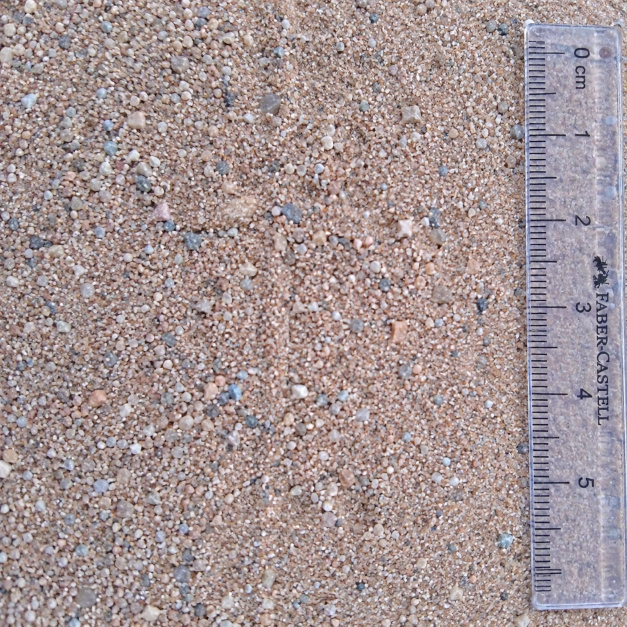
#> input picture Beach_Sand_Grain_Mapping/dataset/real_sand_scaled_01.jpeg, 1254 x 1254 px (shown at 1/2 size)
$ python segment_image.py
#> lines starting #> are read from the running program, lines starting #| are printed output that depends on the picture; after the words box and inside, x2 and y2 are one past the last pixel; in counts of white or black regions, pixels touching at a corner belong together
import cv2
from pathlib import Path

project_folder = Path(__file__).resolve().parent.parent

image_path = project_folder / "dataset" / "real_sand_scaled_01.jpeg"

image = cv2.imread(str(image_path))
#> image is the input picture: shape (1254, 1254, 3); mean B, G, R 148.9, 147.9, 163.9

if image is None:
    print("Error: Image not found!")
else:
    # Remove ruler from processing area
    sand = image[:, :1020]
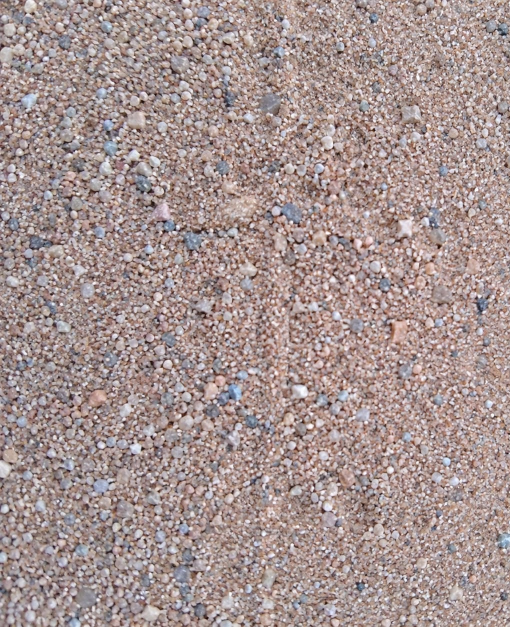
#> sand: shape (1254, 1020, 3) (shown at 1/2 size); mean B, G, R 145.2, 147.1, 165.4

    # Convert to grayscale
    gray = cv2.cvtColor(sand, cv2.COLOR_BGR2GRAY)
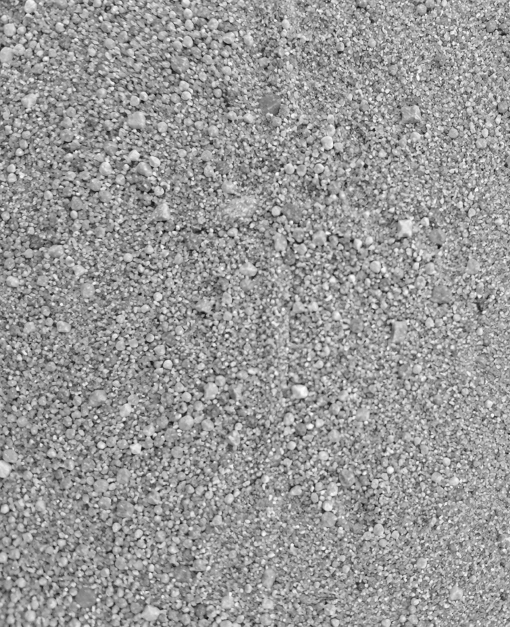
#> gray: shape (1254, 1020) (shown at 1/2 size); min 1, max 255, mean 152.4

    # Reduce noise
    blurred = cv2.GaussianBlur(gray, (5, 5), 0)

    # Apply thresholding
    _, segmented = cv2.threshold(
        blurred, 0, 255,
        cv2.THRESH_BINARY_INV + cv2.THRESH_OTSU
    )
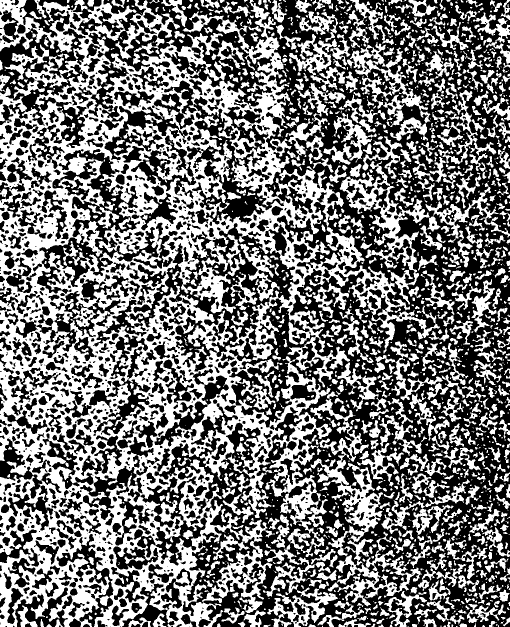
#> segmented: shape (1254, 1020) (shown at 1/2 size); 46.4% white; 1781 white regions (818 under 20 px), largest, box (x1, y1, x2, y2) and area: (0, 0, 880, 1254) 369976, (621, 783, 844, 1213) 17966, (679, 322, 859, 609) 10335

    output_path = project_folder / "results" / "real_sand_scaled_segmented.png"

    cv2.imwrite(str(output_path), segmented)

    print("Sand-only segmentation completed!")
    print("Ruler excluded from processing.")

    cv2.imshow("Sand Only Segmentation", segmented)
    cv2.waitKey(0)
    cv2.destroyAllWindows()

$ run again, with Beach_Sand_Grain_Mapping/dataset/real_sand_01.jpeg copied over Beach_Sand_Grain_Mapping/dataset/real_sand_scaled_01.jpeg
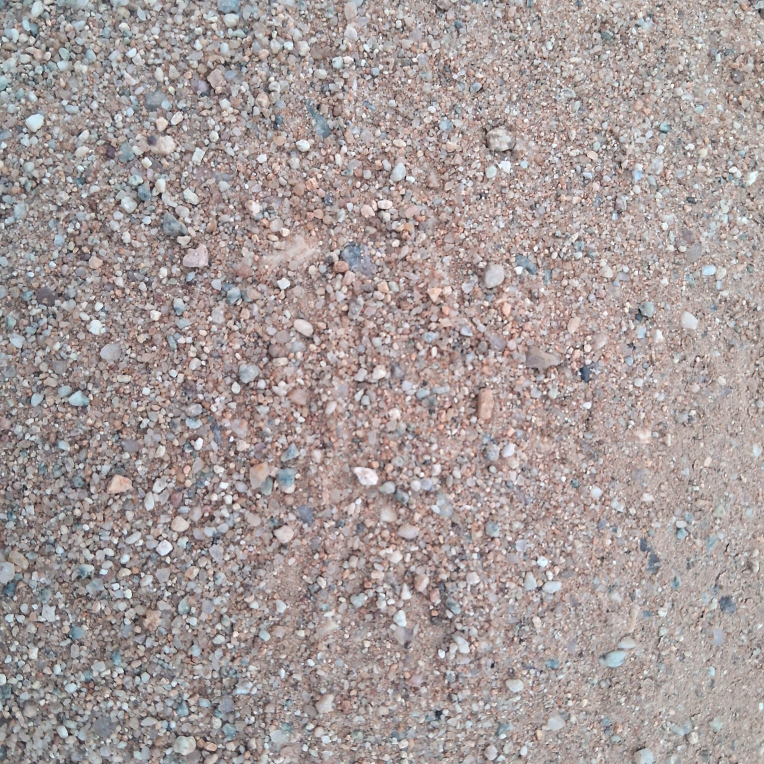
#> input picture Beach_Sand_Grain_Mapping/dataset/real_sand_01.jpeg, 1528 x 1528 px (shown at 1/2 size)
#> image is the input picture: shape (1528, 1528, 3); mean B, G, R 154.6, 155.2, 165.9
#> `gray = cv2.cvtColor(sand, cv2.COLOR_BGR2GRAY)`:
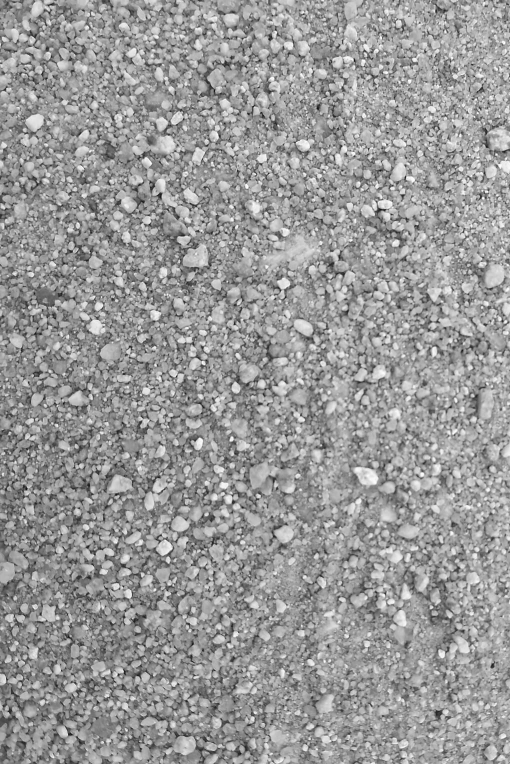
#> gray: shape (1528, 1020) (shown at 1/2 size); min 1, max 255, mean 152.8
#> `_, segmented = cv2.threshold( blurred, 0, 255, cv2.THRESH_BINARY_INV +..`:
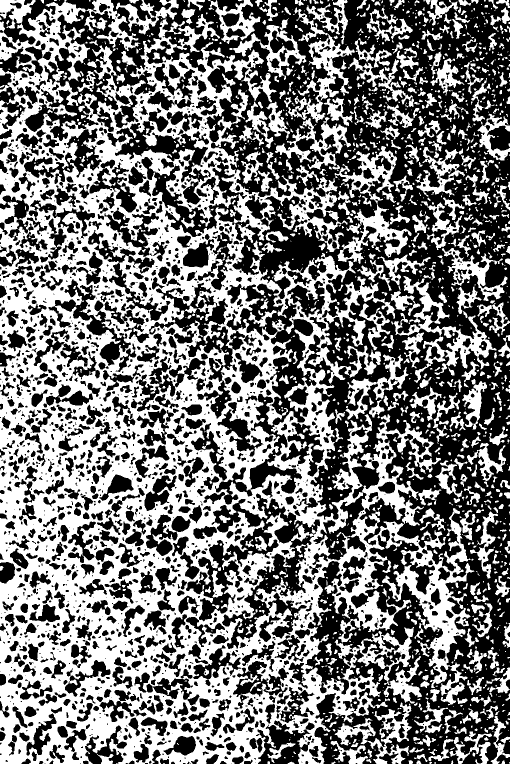
#> segmented: shape (1528, 1020) (shown at 1/2 size); 47.7% white; 1655 white regions (916 under 20 px), largest, box (x1, y1, x2, y2) and area: (0, 0, 949, 1528) 564898, (669, 292, 823, 528) 9812, (782, 552, 993, 766) 9201

$ run again, with Beach_Sand_Grain_Mapping/dataset/sand_sample_01.png saved as Beach_Sand_Grain_Mapping/dataset/real_sand_scaled_01.jpeg
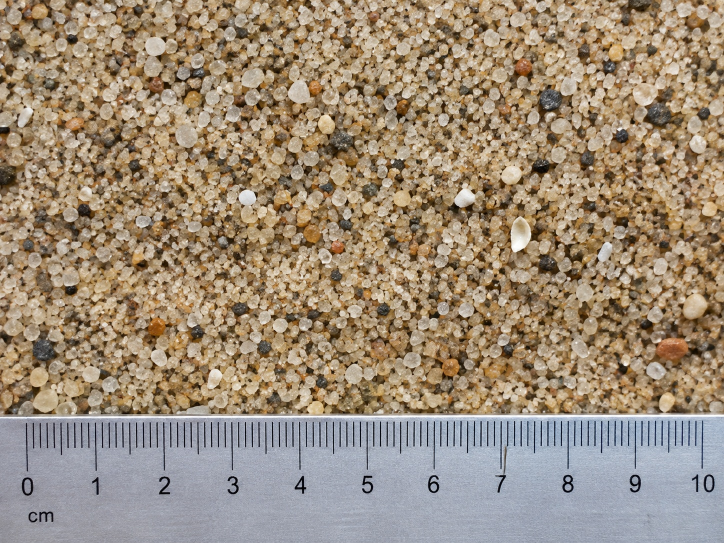
#> input picture Beach_Sand_Grain_Mapping/dataset/sand_sample_01.png, 1448 x 1086 px (shown at 1/2 size)
#> image is the input picture: shape (1086, 1448, 3); mean B, G, R 120, 140.3, 157
#> `gray = cv2.cvtColor(sand, cv2.COLOR_BGR2GRAY)`:
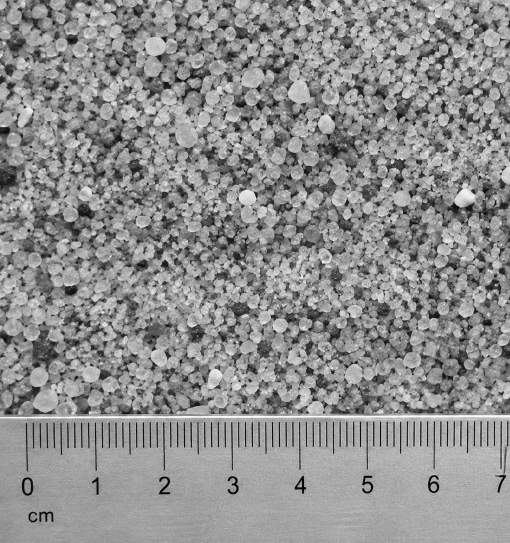
#> gray: shape (1086, 1020) (shown at 1/2 size); min 0, max 255, mean 142.5
#> `_, segmented = cv2.threshold( blurred, 0, 255, cv2.THRESH_BINARY_INV +..`:
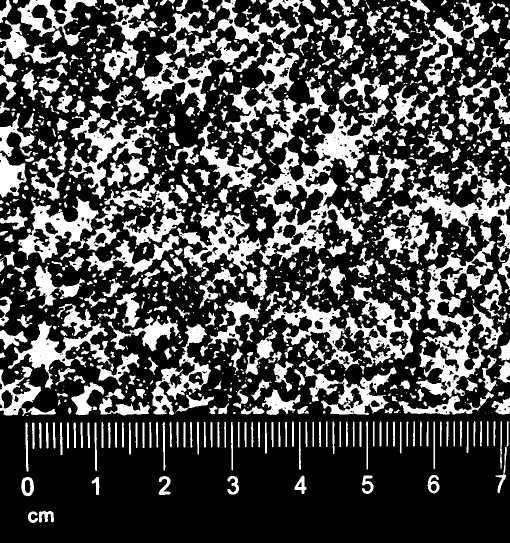
#> segmented: shape (1086, 1020) (shown at 1/2 size); 30.2% white; 1204 white regions (523 under 20 px), largest, box (x1, y1, x2, y2) and area: (508, 207, 778, 533) 21961, (832, 450, 991, 794) 15226, (541, 570, 849, 741) 14370
